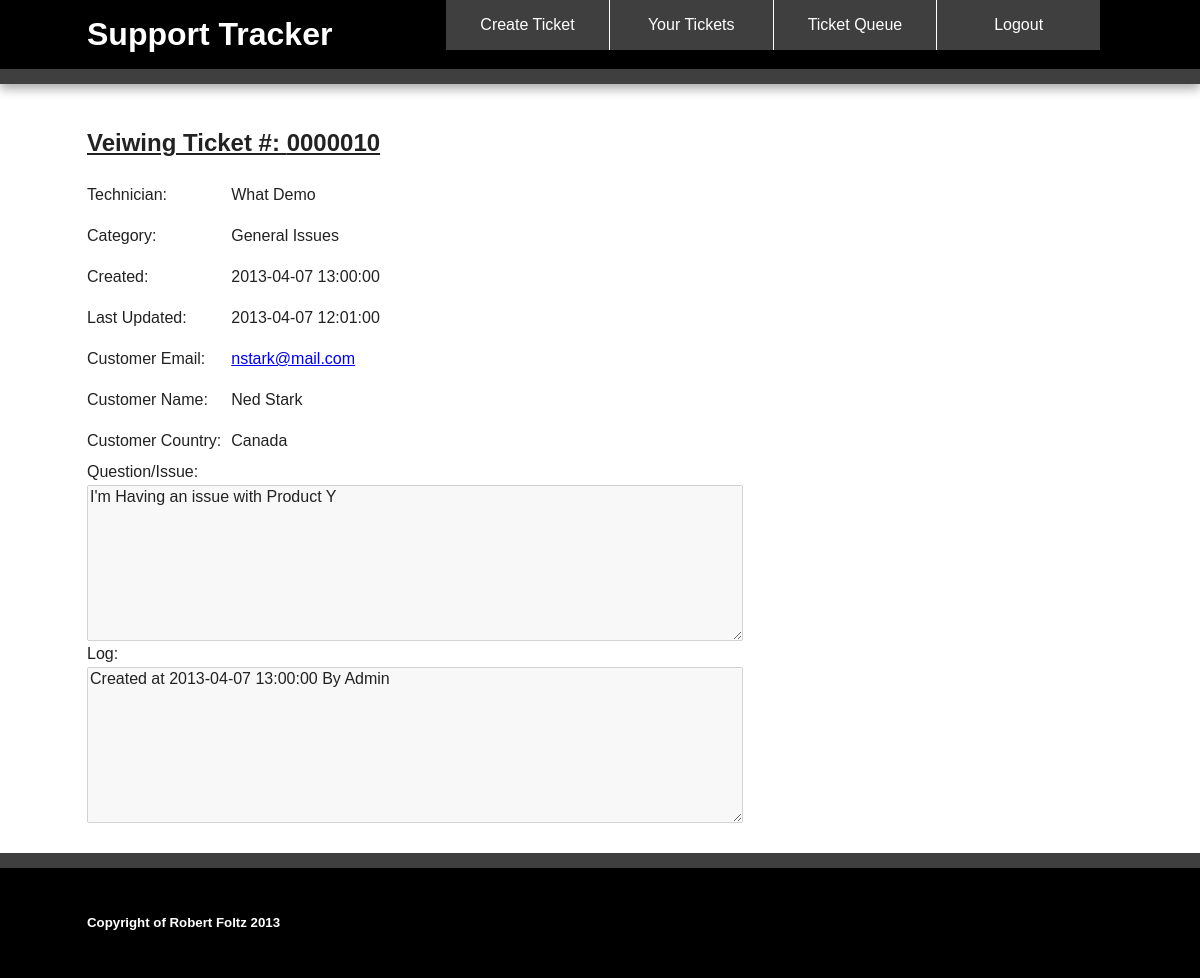
Page /view-ticket.php?number=10 (signed in) on the committed database.
### tables this page shows
CREATE TABLE techs
(
UserID INT NOT NULL AUTO_INCREMENT,
Firstname VARCHAR(30) NOT NULL,
Lastname VARCHAR(30) NOT NULL,
Username VARCHAR(30) NOT NULL,
Password VARCHAR(40) NOT NULL,
PRIMARY KEY (UserID)
);

CREATE TABLE category
(
CatID INT NOT NULL AUTO_INCREMENT,
Catname VARCHAR(60) NOT NULL, 
PRIMARY KEY (CatID)
);

CREATE TABLE tickets
(
Num INT NOT NULL AUTO_INCREMENT,
Created DATETIME NOT NULL,
Updated DATETIME NOT NULL,
CEmail VARCHAR(120) NOT NULL,
CName VARCHAR(120) NOT NULL,
CCountry VARCHAR(120) NOT NULL,
Issue LONGTEXT NOT NULL,
Technician INT,
Category INT NOT NULL,
Completed CHAR default 'N',
Log LONGTEXT NOT NULL,
PRIMARY KEY (Num),
FOREIGN KEY (Category) REFERENCES category(CatID),
FOREIGN KEY (Technician) REFERENCES techs(UserID)
);

### view-ticket.php (the view, shortened to what this page needs)
<?php require_once('dbConnection.php'); ?>
<?php
	if(isset($_GET['number']))
	{
		$stmt = $db->prepare('select *,LPAD(Num,7,"0") as ticket_num from tickets where num = ?');
		$stmt->bindValue(1, $_GET['number']);
		$stmt->execute();
		$ticket_info = $stmt->fetch();
	}
?>
<!DOCTYPE html>
 <html class="no-js">
    <head>
        <link rel="stylesheet" href="css/normalize.min.css">
        <link rel="stylesheet" href="css/main.css">
    </head>
    <body>
        <div class="header-container">
            <header class="wrapper clearfix">
            	<h1 class="title">Support Tracker</h1>
            	<nav>
                    <ul>
                        <li><a href="create-ticket.php">Create Ticket</a></li>
                        <li><a href="your-tickets.php">Your Tickets</a></li>
                        <li><a href="queue.php">Ticket Queue</a></li>
                        <li><a href="authority.php?logout=true">Logout</a></li>
                    </ul>
                </nav>
            </header>
        </div>
        <div class="main-container">
            <div class="main wrapper clearfix">
            <?php if(isset($_GET['number'])) { ?>
                <h1 class="create-heading">Veiwing Ticket #: <?php echo($ticket_info['ticket_num']); ?></h1>
                <table class="tables">
					<?php
						$stmt = $db->prepare('select * from techs where UserID = ?');
						$stmt->bindValue(1, $ticket_info['Technician']);
						$stmt->execute();
						$tech = $stmt->fetch();
					?>
					<tr>
						<td><label>Technician:</label></td>
						<td><?php echo($tech['Firstname']." ".$tech['Lastname']); ?></td>
					</tr>
					<?php
						$stmt = $db->prepare('select Catname from category where CatID = ?');
						$stmt->bindValue(1, $ticket_info['Category']);
						$stmt->execute();
						$category = $stmt->fetch();
					?>
					<tr>
						<td><label>Category:</label></td>
						<td><?php echo($category['Catname']); ?></td>
					</tr>
					<tr>
						<td><label>Created:</label></td>
						<td><?php echo($ticket_info['Created']); ?></td>
					</tr>
					<tr>
						<td><label>Last Updated:</label></td>
						<td><?php echo($ticket_info['Updated']); ?></td>
					</tr>
					<tr>
						<td><label>Customer Email:</label></td>
						<td><a href="mailto:<?php echo($ticket_info['CEmail']); ?>"><?php echo($ticket_info['CEmail']); ?></a></td>
					</tr>
					<tr>
						<td><label>Customer Name:</label></td>
						<td><?php echo($ticket_info['CName']); ?></td>
					</tr>
					<tr>
						<td><label>Customer Country:</label></td>
						<td><?php echo($ticket_info['CCountry']); ?></td>
					</tr>
				</table>
				<label>Question/Issue:</label><br>
				<textarea class="textareas" disabled="true"><?php echo($ticket_info['Issue']); ?></textarea><br>
				<label>Log:</label><br>
				<textarea class="textareas" disabled="true"><?php echo($ticket_info['Log']); ?></textarea><br>
			<?php } else { ?>
				<h1>No Ticket To Display! Sorry...</h1>
				<p>Please Contact Technical Support: <a href="mailto:support@supporttracker.com">support@supporttracker.com</a></p>
			<?php } ?>
            </div>
        </div>
        <div class="footer-container">
            <footer class="wrapper">
                <h5>Copyright of Robert Foltz 2013</h5>
            </footer>
        </div>
    </body>
</html>

### css/main.css (style rules this page uses)
html, button, input, select, textarea { color: #222; }
body { font-size: 1em; line-height: 1.4; }
textarea { resize: vertical; }
body { font: 16px/26px Helvetica, Helvetica Neue, Arial; }
.wrapper { width: 90%; margin: 0 5%; }
.header-container { border-bottom: 15px solid #3F3F3F; }
.footer-container, .main aside { border-top: 15px solid #3F3F3F; }
.header-container, .footer-container, .main aside { background:#000000; }
.title { color:white; }
nav ul { margin: 0; padding: 0; }
nav a { display: block; margin-bottom: 10px; padding: 15px 0; text-align: center; text-decoration: none; font-weight: 500; color: white; background: #3F3F3F; -webkit-border-radius: 7px; -moz-border-radius: 7px; border-radius: 7px; }
.main { padding: 30px 0; }
.footer-container footer { color: white; padding: 20px 0; }
.create-heading { font-size:1.5em; text-decoration:underline; }
.tables td { padding:10px 10px 5px 0; }
@media only screen and (min-width: 480px) { nav a { float: left; width: 24.4%; margin: 0; padding:12px 0; border-right:1px solid #FFFFFF; -webkit-border-radius: 0; -moz-border-radius: 0; border-radius: 0; } }
@media only screen and (min-width: 480px) { nav li:first-child a { margin-left: 0; } }
@media only screen and (min-width: 480px) { nav li:last-child a { margin-right: 0; border-right:none; } }
@media only screen and (min-width: 480px) { .textareas { width:430px; height:150px; } }
@media only screen and (min-width: 480px) { nav ul li { display: inline; } }
@media only screen and (min-width: 768px) { .header-container, .main aside { -webkit-box-shadow: 0 5px 10px #aaa; -moz-box-shadow: 0 5px 10px #aaa; box-shadow: 0 5px 10px #aaa; } }
@media only screen and (min-width: 768px) { .title { float:left; margin-right:10px; } }
@media only screen and (min-width: 768px) { nav { float:right; width:65%; } }
@media only screen and (min-width: 768px) { .textareas { width:650px; height:150px; } }
@media only screen and (min-width: 1140px) { .wrapper { width: 1026px; margin: 0 auto; } }
.clearfix:before, .clearfix:after { content: " "; display: table; }
.clearfix:after { clear: both; }
.clearfix { *zoom: 1; }

### rows in the picture
techs: Firstname "What", Lastname "Demo"
category: Catname "General Issues"
tickets: Created "2013-04-07 13:00:00", Updated "2013-04-07 12:01:00", CEmail "nstark@mail.com", CName "Ned Stark", CCountry "Canada", Issue "I'm Having an issue with Product Y", Log "Created at 2013-04-07 13:00:00 By Admin"

### other values in the picture
$ticket_info['ticket_num'] "0000010"
